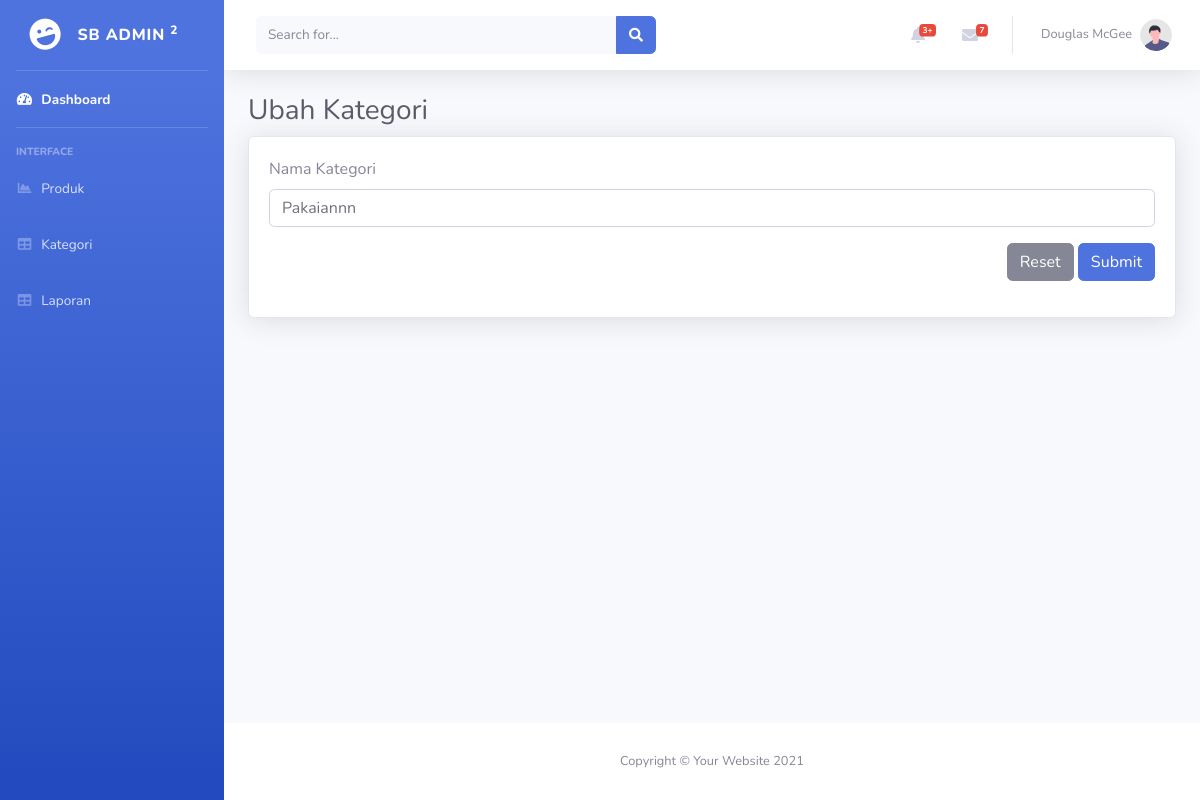
/admin/kategori/ubah/1, run on an earlier commit of the app's database.
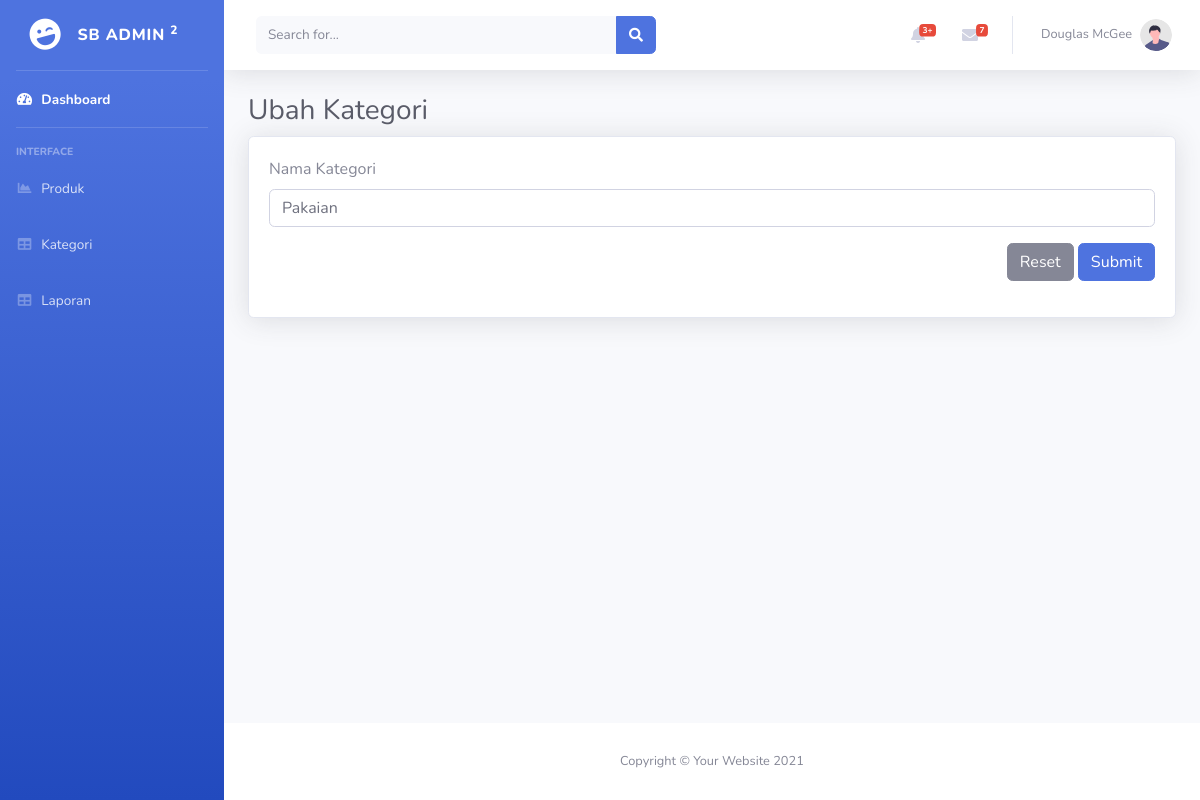
And on a later commit of the database.
### tables this page shows
CREATE TABLE IF NOT EXISTS `kategori_produk` (
  `id_kategori_produk` int NOT NULL AUTO_INCREMENT,
  `nama_kategori_produk` varchar(25) NOT NULL,
  PRIMARY KEY (`id_kategori_produk`)
);

### application/controllers/admin/Kategori.php (called while the page is built, shortened)
<?php
class Kategori extends CI_Controller {
    public function ubah($id_kategori_produk)
    {
        $data = [
            'content' => 'admin/ubah-kategori',
            'kategori_produk' => $this->db->get_where('kategori_produk', ['id_kategori_produk' => $id_kategori_produk])->row(),
        ];
        $this->load->view('admin/layouts/app', $data);
    }
}

### index.php (called while the page is built, shortened)
<?php
require_once BASEPATH.'core/CodeIgniter.php';

### application/views/admin/ubah-kategori.php (the view)
 <div class="container-fluid">
<h1 class="h3 mb-2 text-gray-800">Ubah Kategori</h1>
<div class="card shadow mb-4">
    <form action="<?= base_url('admin/kategori/ubah_kategori_produk/') . $kategori_produk->id_kategori_produk ?>" method="post" enctype="multipart/form-data">
        <div class="card-body">
            <div class="mb-3">
                <label for="nama_kategori_produk" class="form-label">Nama Kategori</label>
                <input type="text" class="form-control" id="nama_kategori_produk" name="nama_kategori_produk" value="<?= $kategori_produk->nama_kategori_produk ?>" placeholder="Nama Kategori" >
            </div>
            <div class="mb-3 text-right">
                <button type="reset" class="btn btn-secondary">Reset</button>
                <button type="submit" class="btn btn-primary">Submit</button>
            </div>
        </div>
    </form>
</div>
</div>

What changed in the data, as far as the page shows it:
changed kategori_produk: nama_kategori_produk "Pakaiannn" → "Pakaian"
